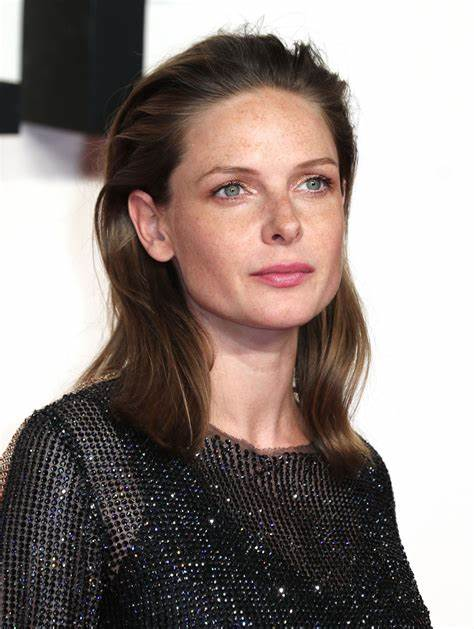
#> input picture 1.jpg, 474 x 629 px
$ jupyter execute Normal_filter.ipynb
#> lines starting #> are read from the running program, lines starting #| are printed output that depends on the picture
[cell 1]
import cv2
import numpy as np
import pandas as pd
import matplotlib.pyplot as plt

[cell 2]
# 源图像
img = cv2.imread('1.jpg')
#> img is the input picture: shape (629, 474, 3); mean B, G, R 127.3, 131.7, 143.4

[cell 3]
# 均值滤波
def update_blur_size(x):
    global img
    x = cv2.getTrackbarPos('x','mean')
    y = cv2.getTrackbarPos('y','mean')
    if x==0:
        x+=1
    if y==0:
        y+=1
    if x%2 != 0:
        x += 1
    if y%2 != 0:
        y += 1
    img_mean = cv2.blur(img,(x,y))
    cv2.imshow('mean',img_mean)

cv2.namedWindow('mean')
cv2.createTrackbar('x','mean',0,100,update_blur_size)
#> slider 'x' is set to 33
cv2.createTrackbar('y','mean',0,100,update_blur_size)
#> slider 'y' is set to 33
cv2.setTrackbarPos('x','mean',1)
cv2.setTrackbarPos('y','mean',1)
cv2.waitKey()
#> in update_blur_size, `img_mean = cv2.blur(img,(x,y))`:
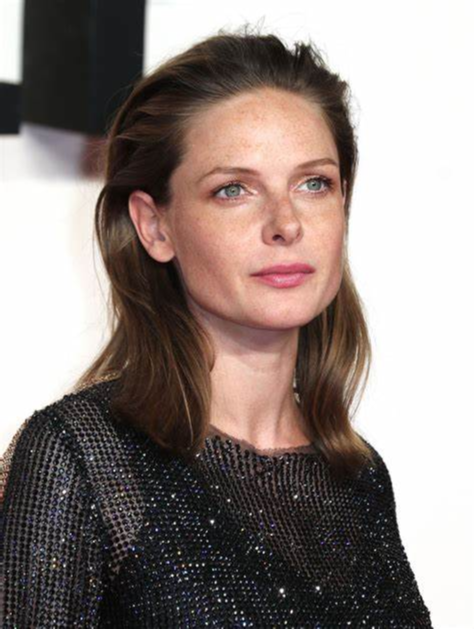
#> img_mean: shape (629, 474, 3); mean B, G, R 127.6, 132, 143.7

[cell 4]
# 中值滤波
def update_median_size(x):
    global img
    ksize = cv2.getTrackbarPos('ksize','median')
    if ksize==0:
        ksize+=1
    if ksize%2 == 0:
        ksize += 1
    img_median = cv2.medianBlur(img, ksize)
    cv2.imshow('median',img_median)

cv2.namedWindow('median')
cv2.createTrackbar('ksize','median',0,100,update_median_size)
#> slider 'ksize' is set to 33
cv2.setTrackbarPos('ksize','median',0)
cv2.waitKey()

[cell 5]
# 高斯滤波
def update_guassian_size(x):
    global img
    x = cv2.getTrackbarPos('x','gaussian')
    y = cv2.getTrackbarPos('y','gaussian')
    sigma = cv2.getTrackbarPos('sigma','gaussian')
    if x==0:
        x+=1
    if y==0:
        y+=1
    if x%2 == 0:
        x += 1
    if y%2 == 0:
        y += 1
    if sigma == 0:
        sigma += 1
    img_gaussian = cv2.GaussianBlur(img,(x,y),sigma)
    cv2.imshow('gaussian',img_gaussian)

cv2.namedWindow('gaussian')
cv2.createTrackbar('x','gaussian',0,100,update_guassian_size)
#> slider 'x' is set to 33
cv2.createTrackbar('y','gaussian',0,100,update_guassian_size)
#> slider 'y' is set to 33
cv2.createTrackbar('sigma','gaussian',0,100,update_guassian_size)
#> slider 'sigma' is set to 33
cv2.setTrackbarPos('x','gaussian',0)
cv2.setTrackbarPos('y','gaussian',0)
cv2.setTrackbarPos('sigma','gaussian',0)
cv2.waitKey()
